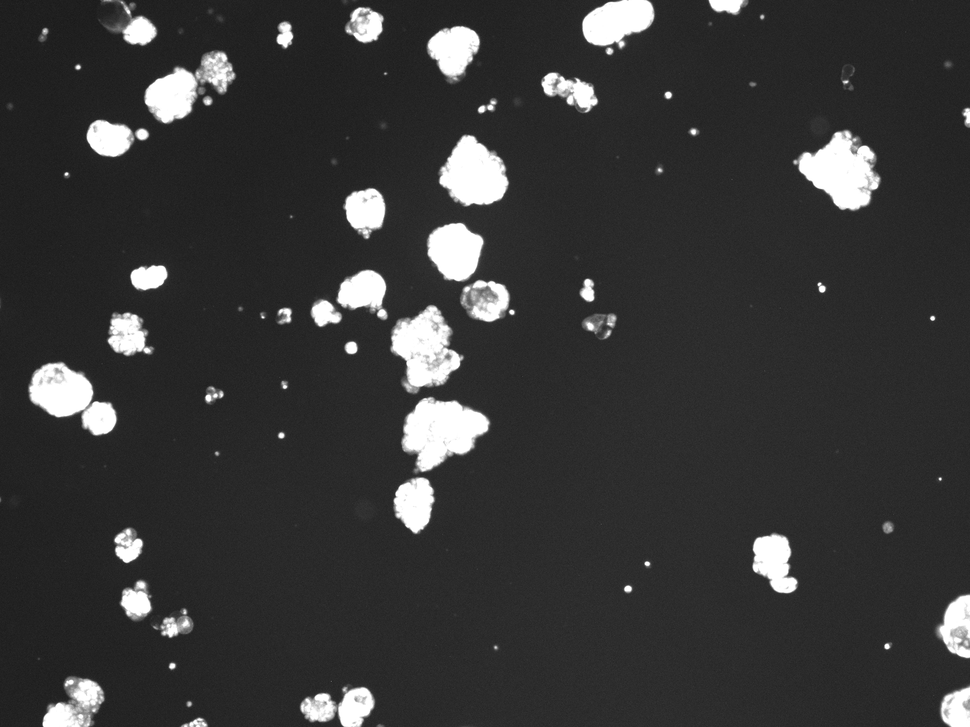
#> input picture data/image_green.png, 970 x 727 px, shrunk from 2048 x 1536 before the run, found by its file name
$ python p3_5.py
#> lines starting #> are read from the running program, lines starting #| are printed output that depends on the picture; after the words box and inside, x2 and y2 are one past the last pixel; in counts of white or black regions, pixels touching at a corner belong together
### src/p3.py
# Greg Howard & Srikanth Bonkuri

# Count the light objects in an image with a dark background

import cv2 as cv # Import the OpenCV library
import math

# For now we are handling hard coded local images.
# We may consider improving to have this deal with a series of images.
image = cv.imread("data/image_green.png")
#> image is the input picture: shape (727, 970, 3); min 25, max 255, mean 55.6

r = len(image)
#> r = 727
c = len(image[0])
#> c = 970
print(r,"x",c)
#| 727 x 970
print("Total Pixels:", r*c)
#| Total Pixels: 705190
assert(image.size == r*c*len(image[0][0]))

# For now we are handling all pixels in one of 3 categories.
# We may consider a more nuanced approach based on input from visual studies and cell biology experts.
d = 0
w = 0
g = 0

M = image
for i in range(r):
    for j in range(c):
        z = image[i, j, 0]   #blue
        y = image[i, j, 1]   #green
        x = image[i, j, 2]   #red
        if x < 51 and y < 51 and z < 51:
            d += 1
            M[i, j, 0] = 0
            M[i, j, 1] = 0
            M[i, j, 2] = 0
        elif x > 200 and y > 200 and z > 200:
            w += 1
            M[i, j, 0] = 250
            M[i, j, 1] = 250
            M[i, j, 2] = 250
        else:
            g += 1
            M[i, j, 0] = 150
            M[i, j, 1] = 150
            M[i, j, 2] = 150
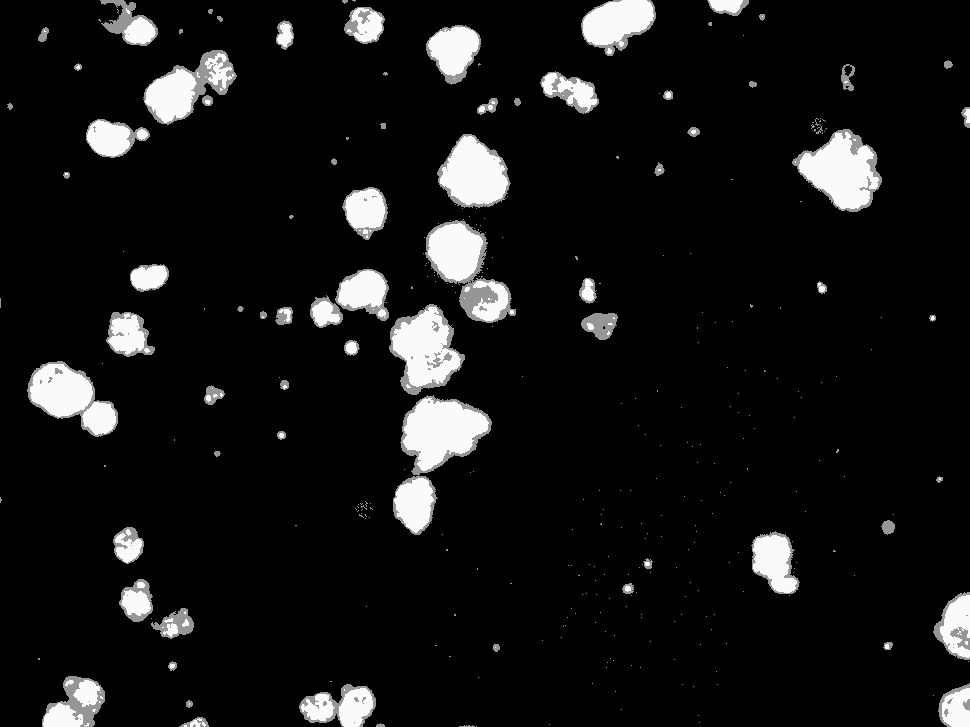
#> M: shape (727, 970, 3); min 0, max 250, mean 20.7
#> after the loop, d = 638026; g = 22160; w = 45004


print("Black Pixels:", d)
#| Black Pixels: 638026
print("White Pixels:", w)
#| White Pixels: 45004
print("Gray Pixels:", g)
#| Gray Pixels: 22160

# Produce a greyscale reduction image
# We may consider improving this to allow for naming multiple images differently
cv.imwrite("data/image_grey.png", M)


R = M.copy() # Make a copy so we can still reference the original
k = 0 # This is the count of pixels in an object
t, m = 0, 0 # Total objects and largest object

# BFS approach to counting cells, because it's easier to visualize
# DFS approach is laid out here: https://www.geeksforgeeks.org/find-the-number-of-islands-using-dfs/
q = []  #Queue
cells = []
white = 0 # A measure of flourescence (i.e how much dye the cell has absorbed)
black = 0 # A measure of distortedness (i.e. how non-spherical the cell is)

# Loop through all pixels by row and column
for i in range(r):
    for j in range(c):
        # When encountering a black pixel, reset the pixel count and continue looping
        if R[i,j,0] == 0 and R[i, j, 1] == 0 and R[i, j, 2] == 0:
            continue
        # If encountering a grey or white pixel, add to queue
        q.append([i, j])
        x1, x2 = i, i
        y1, y2 = j, j
        # Tally if white
        if R[i, j, 0] == 250 and R[i, j, 1] == 250 and R[i, j, 2] == 250:
            white += 1
        # Set the pixel black
        R[i, j, 0] = 0
        R[i, j, 1] = 0
        R[i, j, 2] = 0
        # Process the queue until empty
        while len(q) != 0:
            result = q[0]
            x = result[0]
            y = result[1]
            q.pop(0)
            k += 1 # Add to the object's pixel count after popping from the queue
            if x<x1: x1 = x # Find the leftmost pixel
            if x>x2: x2 = x # Find the rightmost pixel
            if y<y1: y1 = y # Find the lowest pixel
            if y>y2: y2 = y # Find the highest pixel
            for a in range(x-1, x+2):
                for b in range(y-1, y+2):
                    if a < 0 or a >= r or b < 0 or b >= c: continue # Deal with out of bounds cases
                    if R[a,b,0] == 0 and R[a,b,1] == 0 or R[a,b,2] == 0: continue # Deal with black pixels
                    q.append([a, b]) # Add to queue the location of any grey or white pixel
                    if R[a, b, 2] == 250: # Count if white
                        white += 1
                    # Set the pixel black
                    R[a, b, 0] = 0
                    R[a, b, 1] = 0
                    R[a, b, 2] = 0
        # Count if greater than 2^7 and add to our cells array
        if k > 128:
            # Get the variables
            cx = (x1 + x2) // 2
            cy = (y1 + y2) // 2
            height = y2 - y1
            width = x2 - x1
            hh = height // 2
            hw = width // 2
            radius = ( hh + hw ) // 2 # This lets us approximate a circle with the same center
            circle_area = int(math.pi * radius**2)
            # Check the count of black pixels within the radius
            for m in range(height):
                for n in range(width):
                    # Calculate distance from the center
                    if m < hh:
                        py = int(hh - m)
                    else:
                        py = int(m - hh)
                    if n < hw:
                        px = int(hw - n)
                    else:
                        px = int(n - hw)
                    d = math.sqrt(px**2 + py**2) # Thanks Pythagoras
                    # When distance is less than radius, calculate image x and y, then check if black
                    if d <= radius:
                        if m < hh and n < hw:
                            if M[cx - px, cy - py, 0] == 0:
                                black += 1
                        elif m < hh and n > hw:
                            if M[cx + px, cy - py, 0] == 0:
                                black += 1
                        elif m > hh and n < hw:
                            if M[cx - px, cy + py, 0] == 0:
                                black += 1
                        else:
                            if M[cx + px, cy + py, 0] == 0:
                                black += 1
            t += 1
            cells.append([k, round((white/k)*100, 2), height, width, cx, cy, circle_area, round((black/circle_area)*100, 2)])
            M[cx, cy, 0] = 0
            M[cx, cy, 1] = 0
            M[cx, cy, 2] = 255
            for a in range(cx-1, cx+2):
                for b in range(cy-1, cy+2):
                    if a < 0 or a >= r or b < 0 or b >= c: continue
                    if M[a,b,0] == 0 and M[a,b,1] == 0 or M[a,b,2] == 0: continue
                    M[a, b, 0] = 0
                    M[a, b, 1] = 0
                    M[a, b, 2] = 255
        if k > m: m = k
        # Reset counts of k, white pixels, and inner black pixels
        k = 0
        white = 0
        black = 0
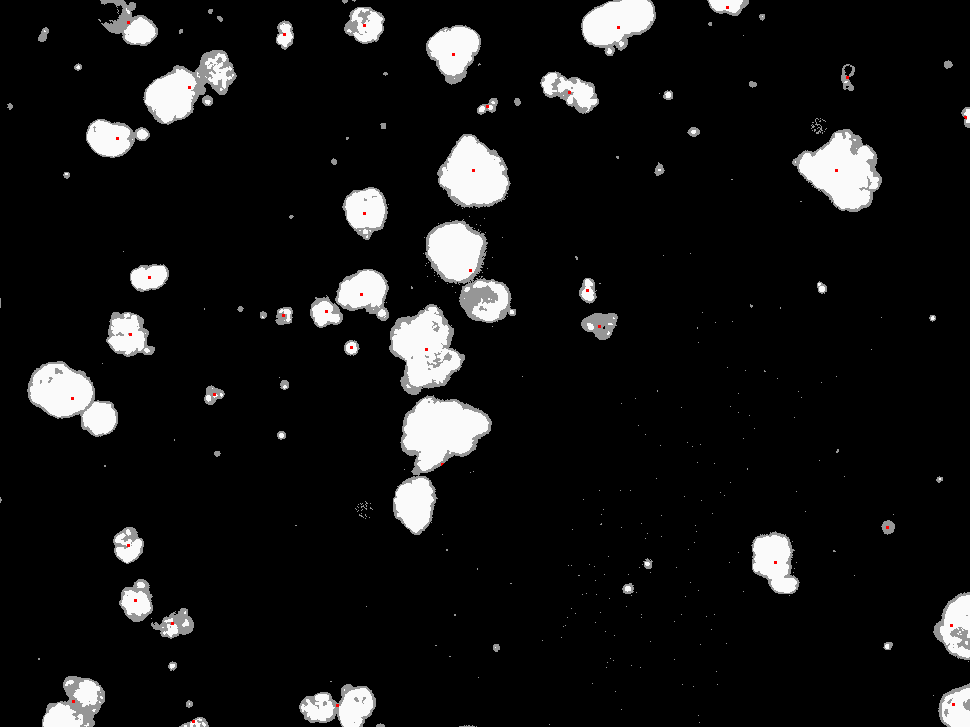
#> M: shape (727, 970, 3); 0.05% of pixels changed, all inside (x1, y1, x2, y2) = (71, 6, 967, 723)
#> R: shape (727, 970, 3); 9.52% of pixels changed, all inside (x1, y1, x2, y2) = (0, 0, 970, 727)
#> after the loop, m = 189; q = []; t = 38

cv.imwrite("data/image_center.png", M)
print("Total objects:", t)
#| Total objects: 38
print("Largest object:", m)
#| Largest object: 189
print(cells)
#> (printed output is left out)

### src/p3_5.py

import p3
import pandas as pd

df = pd.DataFrame(p3.cells, columns=['Area', 'White Percent Area', 'Height', 'Width', 'Center_x', 'Center_y', 'Circle Area', 'Black Percent Circle'])

df.to_csv('data/example.csv')
